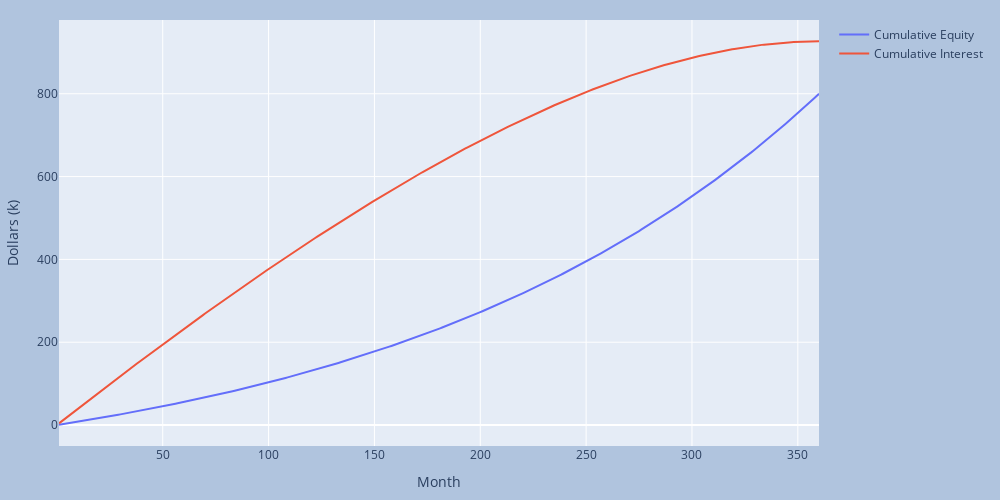

Source (notebook cell):
### Code cell
fig = go.Figure()
fig.add_trace(go.Scatter(x=mortgage['Month'], y=mortgage['Cumulative_Equity_Gain']/1000,
                    mode='lines',
                    name='Cumulative Equity'))
fig.add_trace(go.Scatter(x=mortgage['Month'], y=mortgage['Cumulative_Interest_Paid']/1000,
                    mode='lines',
                    name='Cumulative Interest'))

fig.update_layout(
    margin=dict(l=20, r=20, t=20, b=20),
    paper_bgcolor="LightSteelBlue",
    width = 1000,
    height = 500,
    xaxis_title="Month",
    yaxis_title="Dollars (k)",
)

fig.show()

### Figure 1 — Plotly figure (JSON) as saved in the notebook; plotly's stock layout.template omitted (floating-point values rounded to 4 significant figures; data arrays with more than 128 entries replaced by an {"elided": "..."} marker saying what was removed)
{"data": [{"mode": "lines", "name": "Cumulative Equity", "type": "scatter", "x": {"elided": "360 int values"}, "y": {"elided": "360 float values"}}, {"mode": "lines", "name": "Cumulative Interest", "type": "scatter", "x": {"elided": "360 int values"}, "y": {"elided": "360 float values"}}], "layout": {"height": 500, "margin": {"b": 20, "l": 20, "r": 20, "t": 20}, "paper_bgcolor": "LightSteelBlue", "width": 1000, "xaxis": {"autorange": true, "range": [1, 360], "title": {"text": "Month"}, "type": "linear"}, "yaxis": {"autorange": true, "range": [-50.64, 978.1], "title": {"text": "Dollars (k)"}, "type": "linear"}}}
